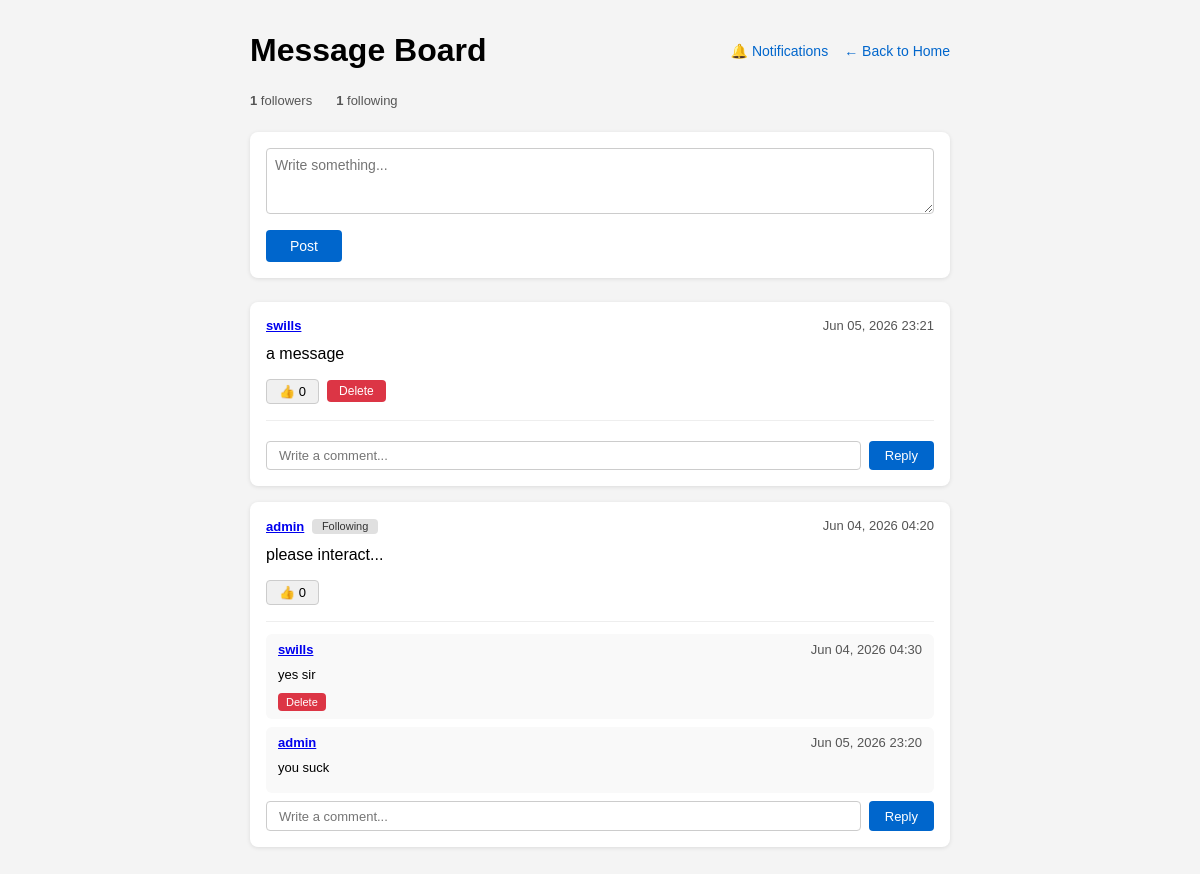
The page /board/ (signed in) on the database its author committed.
### messageboard/models.py (models this page shows, shortened)
class Post(models.Model):
    author = models.ForeignKey(User, on_delete=models.CASCADE)
    content = models.TextField()
    created_at = models.DateTimeField(auto_now_add=True)

class Comment(models.Model):
    post = models.ForeignKey(Post, on_delete=models.CASCADE, related_name='comments')
    author = models.ForeignKey(User, on_delete=models.CASCADE)
    content = models.TextField()
    created_at = models.DateTimeField(auto_now_add=True)

### messageboard/views.py (the view)
# urls.py: path('board/', views.board_view, name='board'),
@login_required(login_url='login')
def board_view(request):
    unread_count = request.user.notifications.filter(is_read=False).count()
    if request.method == 'POST':
        content = request.POST.get('content', '').strip()
        if content:
            Post.objects.create(author=request.user, content=content)
            messages.success(request, 'Post added!')
        return redirect('board')
    posts = Post.objects.all().order_by('-created_at')
    following_ids = set(
        Follow.objects.filter(follower=request.user).values_list('following_id', flat=True)
    )
    for post in posts:
        post.like_count = post.likes.count()
        post.user_liked = post.likes.filter(user=request.user).exists()
        post.is_following_author = post.author_id in following_ids
    my_following_count = request.user.following.count()
    my_follower_count = request.user.followers.count()
    return render(request, 'board.html', {
        'posts': posts,
        'my_following_count': my_following_count,
        'my_follower_count': my_follower_count,
        'unread_count': unread_count,
    })

### messageboard/templates/board.html (shortened to what this page needs)
{% load static %}
<!DOCTYPE html>
<html lang="en">
<head>
  <link rel="stylesheet" href="{% static 'board.css' %}">
</head>
<body>
  <div class="container">
    <div class="header">
      <h1>Message Board</h1>
      <div class="header-links">
        <a href="{% url 'notifications' %}" class="notif-link">
          🔔 Notifications
        </a>
        <a href="{% url 'home' %}">← Back to Home</a>
      </div>
    </div>
    <div class="follow-stats">
      <span><strong>{{ my_follower_count }}</strong> followers</span>
      <span><strong>{{ my_following_count }}</strong> following</span>
    </div>
    <form method="POST" class="post-form">
      <textarea name="content" placeholder="Write something..." rows="3" required></textarea>
      <button type="submit">Post</button>
    </form>
    <div class="posts">
      {% for post in posts %}
        <div class="post-card">
          <div class="post-meta">
            <span class="author-row">
              <strong><a href="{% url 'user_profile' post.author.username %}">{{ post.author.username }}</a></strong>
              {% if post.author != request.user %}
                <form method="POST" action="{% url 'toggle_follow' post.author.id %}" class="follow-form">
                  <button type="submit" class="follow-btn {% if post.is_following_author %}following{% endif %}">
                    {% if post.is_following_author %}Following{% else %}Follow{% endif %}
                  </button>
                </form>
              {% endif %}
            </span>
            <span>{{ post.created_at|date:"M d, Y H:i" }}</span>
          </div>
          <p>{{ post.content }}</p>
          <div class="post-actions">
            <form method="POST" action="{% url 'toggle_like' post.id %}">
              <button type="submit" class="like-btn {% if post.user_liked %}liked{% endif %}">
                👍 {{ post.like_count }}
              </button>
            </form>
            {% if request.user == post.author or request.user.is_staff %}
              <form method="POST" action="{% url 'delete_post' post.id %}">
                <button type="submit" class="delete-btn">Delete</button>
              </form>
            {% endif %}
          </div>
          <div class="comments">
            {% for comment in post.comments.all %}
              <div class="comment">
                <div class="comment-meta">
                  <strong><a href="{% url 'user_profile' comment.author.username %}">{{ comment.author.username }}</a></strong>
                  <span>{{ comment.created_at|date:"M d, Y H:i" }}</span>
                </div>
                <p>{{ comment.content }}</p>
                {% if request.user == comment.author or request.user.is_staff %}
                  <form method="POST" action="{% url 'delete_comment' comment.id %}">
                    <button type="submit" class="delete-btn small">Delete</button>
                  </form>
                {% endif %}
              </div>
            {% endfor %}
            <form method="POST" action="{% url 'add_comment' post.id %}" class="comment-form">
              <input type="text" name="content" placeholder="Write a comment..." required>
              <button type="submit">Reply</button>
            </form>
          </div>
        </div>
      {% empty %}
        <p class="empty">No posts yet. Be the first to post!</p>
      {% endfor %}
    </div>
  </div>
</body>
</html>

### messageboard/static/board.css (style rules this page uses)
body { font-family: sans-serif; background: #f4f4f4; margin: 0; padding: 2rem 1rem; }
.container { max-width: 700px; margin: 0 auto; }
.header { display: flex; justify-content: space-between; align-items: center; margin-bottom: 1.5rem; }
.header h1 { margin: 0; }
.header a { color: #0066cc; text-decoration: none; font-size: 14px; }
.header-links { display: flex; align-items: center; gap: 1rem; }
.notif-link { position: relative; display: inline-flex; align-items: center; gap: 0.25rem; }
.post-form { background: white; padding: 1rem; border-radius: 8px; box-shadow: 0 1px 4px rgba(0, 0, 0, 0.1); margin-bottom: 1.5rem; }
.post-form textarea { width: 100%; padding: 0.5rem; border: 1px solid #ccc; border-radius: 4px; font-family: sans-serif; font-size: 14px; resize: vertical; box-sizing: border-box; margin-bottom: 0.75rem; }
.post-form button { padding: 0.5rem 1.5rem; background: #0066cc; color: white; border: none; border-radius: 4px; cursor: pointer; font-size: 14px; }
.post-card { background: white; padding: 1rem; border-radius: 8px; box-shadow: 0 1px 4px rgba(0, 0, 0, 0.1); margin-bottom: 1rem; }
.post-meta, .comment-meta { display: flex; justify-content: space-between; font-size: 13px; color: #555; margin-bottom: 0.5rem; }
.post-card>p, .comment>p { margin: 0 0 0.75rem; line-height: 1.6; }
.follow-stats { display: flex; gap: 1.5rem; font-size: 13px; color: #555; margin-bottom: 1.5rem; }
.author-row { display: flex; align-items: center; gap: 0.5rem; }
.follow-form { display: inline; }
.follow-btn { padding: 0.1rem 0.6rem; font-size: 11px; background: #0066cc; color: white; border: none; border-radius: 4px; cursor: pointer; }
.follow-btn.following { background: #e0e0e0; color: #333; }
.post-actions { display: flex; gap: 0.5rem; align-items: center; margin-bottom: 1rem; }
.like-btn { padding: 0.25rem 0.75rem; background: #f0f0f0; border: 1px solid #ccc; border-radius: 4px; cursor: pointer; font-size: 13px; }
.delete-btn { padding: 0.25rem 0.75rem; background: #dc3545; color: white; border: none; border-radius: 4px; cursor: pointer; font-size: 12px; }
.delete-btn.small { font-size: 11px; padding: 0.2rem 0.5rem; }
.comments { border-top: 1px solid #eee; padding-top: 0.75rem; }
.comment { background: #f9f9f9; border-radius: 6px; padding: 0.5rem 0.75rem; margin-bottom: 0.5rem; }
.comment>p { margin: 0 0 0.4rem; font-size: 13px; }
.comment-form { display: flex; gap: 0.5rem; margin-top: 0.5rem; }
.comment-form input { flex: 1; padding: 0.4rem 0.75rem; border: 1px solid #ccc; border-radius: 4px; font-size: 13px; }
.comment-form button { padding: 0.4rem 1rem; background: #0066cc; color: white; border: none; border-radius: 4px; cursor: pointer; font-size: 13px; }

### rows shown on the page
Post: author.username "swills", created_at "Jun 05, 2026 23:21", content "a message", like_count "0", shows "Delete"
Post: author.username "admin", shows "Following", created_at "Jun 04, 2026 04:20", content "please interact...", like_count "0"
Comment: author.username "swills", created_at "Jun 04, 2026 04:30", content "yes sir", shows "Delete"
Comment: author.username "admin", created_at "Jun 05, 2026 23:20", content "you suck"

### other values the page prints
{{ my_follower_count }} "1"
{{ my_following_count }} "1"
